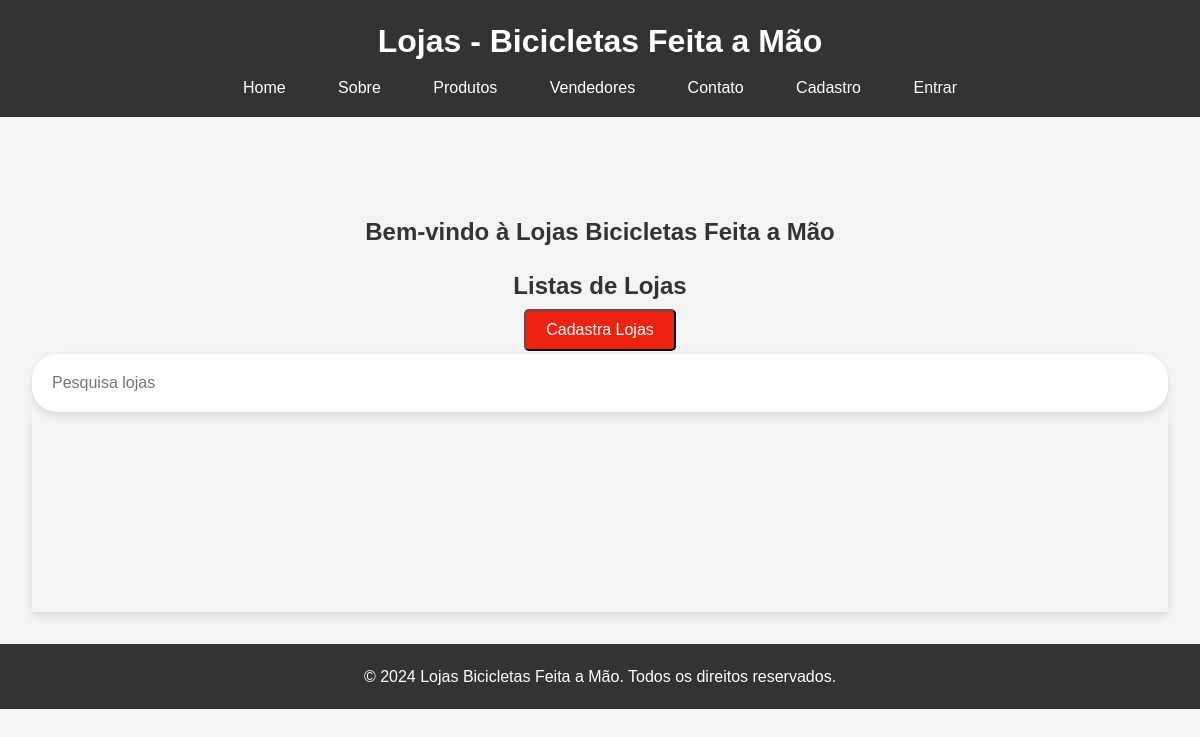
The app's page /lojas/, older data.
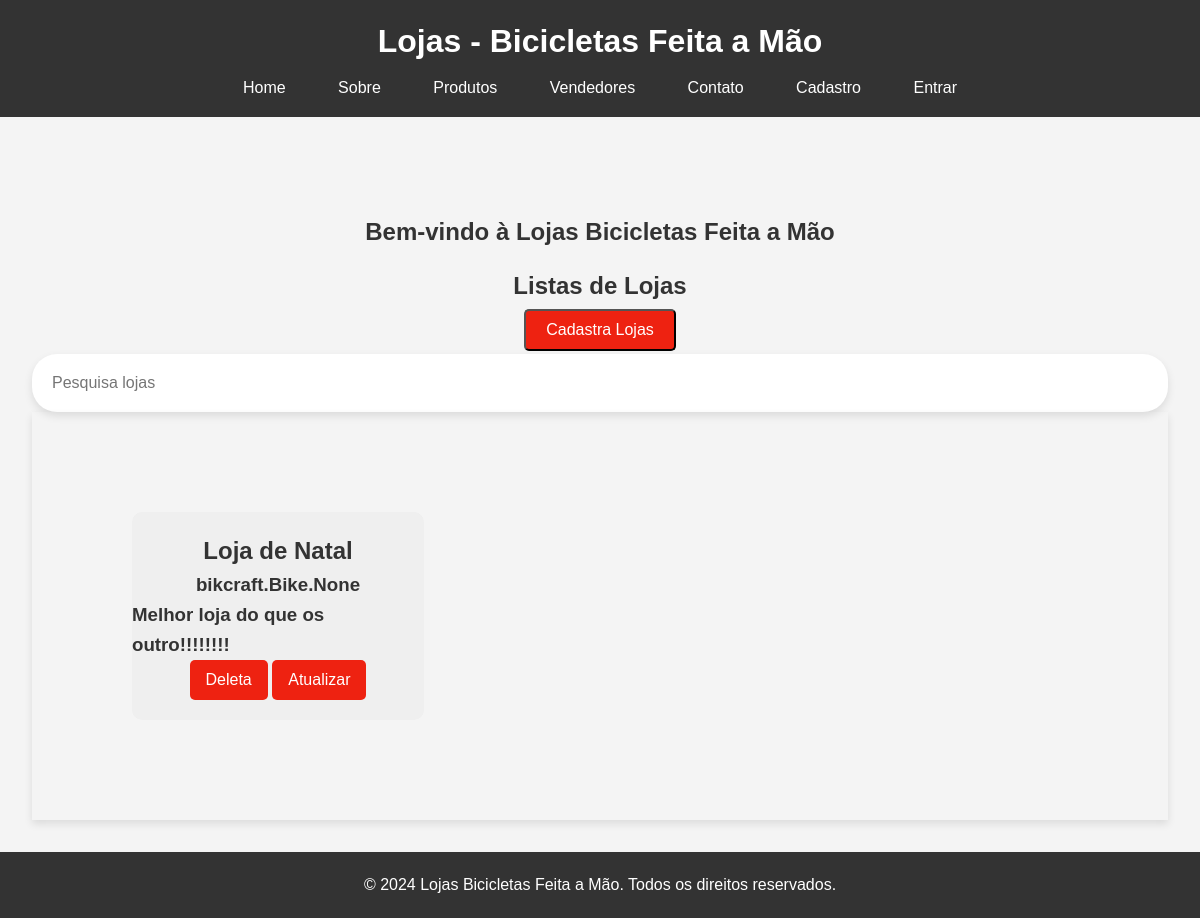
The same page, newer data.
### bikcraft/models.py (models this page shows, shortened)
class Lojas(models.Model):
    nome = models.CharField(max_length=30, verbose_name='Nome da Loja')
    produtos = models.ManyToManyField(Bike, verbose_name='Produtos')
    cnpj = models.CharField(max_length=25, verbose_name='CNPJ')
    detalhe = models.TextField(blank=True, null=True, verbose_name='Descrição')

### bikcraft/views.py (the view)
# urls.py: path('lojas/', views.lojas, name='pagina-loja'),
def lojas(request):
    lojas = Lojas.objects.all()
    return render(request, 'lojas.html', {'lojas': lojas})

### bikcraft/templates/lojas.html
{% extends "base/lojas.html" %}
{% load static %}
{% block conteudo %}
<main>
    <section id="home">
        <h2><center>Bem-vindo à Lojas Bicicletas Feita a Mão</center></h2>
    </section>
    <h2><center>Listas de Lojas</center></h2>
    <div class="button">
        <a href='{% url "cadastra-loja" %}'><button>Cadastra Lojas</button></a>
    </div>
    <div class='col-12'>
        <input type='text' class='form-control' id='search' placeholder='Pesquisa lojas'>
    </div>
    <section id="products">
        {% for loja in lojas %}
            <div class='product-card'>
                <h2>{{loja.nome}}</h2>
                <h3>{{loja.produtos}}</h3>
                <h3>{{loja.detalhe}}</h3>
                <div class="button-container">
                    <a href='{% url "deleta-lojas" loja.id %}'><button>Deleta</button></a>
                    <aid='atualizado'href='{% url "atualiza-lojas" loja.id %}'><button id='atualiza'>Atualizar</button></a>
                </div>
            </div>
        {% endfor %}
    </section>
</main>
{% endblock conteudo %}

Row changes from the older to the newer data that the page shows:
added Lojas: nome "Loja de Natal", produtos "bikcraft.Bike.None", detalhe "Melhor loja do que os outro!!!!!!!!"
